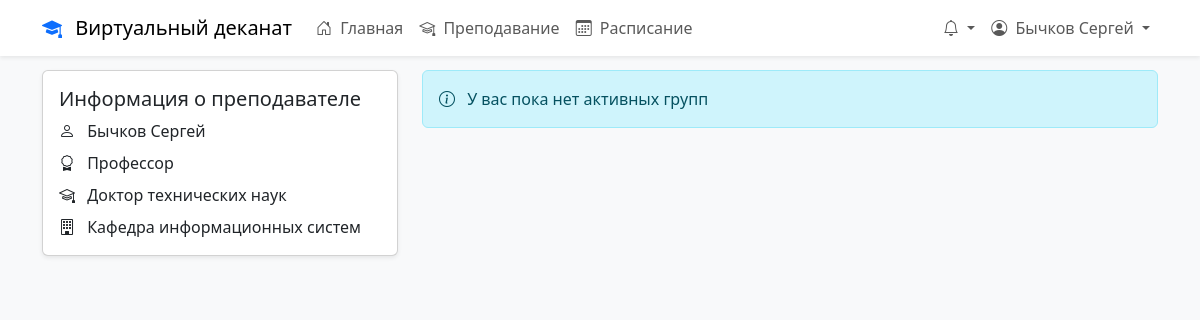
Screenshot of /teacher_attendance.php (signed in) with the database file from the repository.
### tables this page shows
CREATE TABLE IF NOT EXISTS `users` (
  `id` int NOT NULL AUTO_INCREMENT,
  `username` varchar(50) NOT NULL,
  `password` varchar(255) NOT NULL,
  `email` varchar(100) NOT NULL,
  `first_name` varchar(50) NOT NULL,
  `last_name` varchar(50) NOT NULL,
  `created_at` timestamp NULL DEFAULT CURRENT_TIMESTAMP,
  `last_login` timestamp NULL DEFAULT NULL,
  `is_active` tinyint(1) DEFAULT '1',
  `failed_attempts` int DEFAULT '0',
  `last_failed_attempt` timestamp NULL DEFAULT NULL,
  `reset_code` varchar(32) DEFAULT NULL,
  `reset_code_expires` timestamp NULL DEFAULT NULL,
  PRIMARY KEY (`id`),
  UNIQUE KEY `username` (`username`),
  UNIQUE KEY `email` (`email`)
);

CREATE TABLE IF NOT EXISTS `teachers` (
  `id` int NOT NULL AUTO_INCREMENT,
  `user_id` int NOT NULL,
  `department` varchar(100) NOT NULL,
  `position` varchar(50) NOT NULL,
  `academic_degree` varchar(50) DEFAULT NULL,
  `employment_date` date NOT NULL,
  `created_at` timestamp NULL DEFAULT CURRENT_TIMESTAMP,
  `department_id` int DEFAULT NULL,
  PRIMARY KEY (`id`),
  KEY `user_id` (`user_id`),
  KEY `department_id` (`department_id`)
);

CREATE TABLE IF NOT EXISTS `departments` (
  `id` int NOT NULL AUTO_INCREMENT,
  `faculty_id` int NOT NULL,
  `name` varchar(255) NOT NULL,
  `short_name` varchar(50) DEFAULT NULL,
  `description` text,
  `head_user_id` int DEFAULT NULL,
  `created_at` timestamp NULL DEFAULT CURRENT_TIMESTAMP,
  `updated_at` timestamp NULL DEFAULT CURRENT_TIMESTAMP ON UPDATE CURRENT_TIMESTAMP,
  `head_id` int DEFAULT NULL,
  `code` varchar(20) NOT NULL,
  PRIMARY KEY (`id`),
  KEY `faculty_id` (`faculty_id`),
  KEY `head_user_id` (`head_user_id`),
  KEY `head_id` (`head_id`)
);

### teacher_attendance.php (the view, shortened to what this page needs)
<?php
require_once 'config/database.php';
$user_id = $_SESSION['user_id'];
$sql = "SELECT
            t.id as teacher_id,
            t.position,
            t.academic_degree,
            t.department_id,
            d.name as department_name,
            CONCAT(u.last_name, ' ', u.first_name) as teacher_name
        FROM teachers t
        JOIN users u ON t.user_id = u.id
        LEFT JOIN departments d ON t.department_id = d.id
        WHERE t.user_id = ?";
$stmt = $conn->prepare($sql);
$stmt->bind_param('i', $user_id);
$stmt->execute();
$result = $stmt->get_result();
$teacher = $result->fetch_assoc();
$course_id = isset($_GET['course_id']) ? (int)$_GET['course_id'] : 0;
$group_id = isset($_GET['group_id']) ? (int)$_GET['group_id'] : 0;
if (!$course_id || !$group_id) {
    $sql = "SELECT DISTINCT
                c.id as course_id,
                c.name as course_name,
                c.code as course_code,
                g.id as group_id,
                g.name as group_name,
                g.year_of_study,
                (
                    SELECT COUNT(DISTINCT sg2.student_id)
                    FROM student_groups sg2
                    WHERE sg2.group_id = g.id AND sg2.status = 'active'
                ) as students_count,
                (
                    SELECT COUNT(DISTINCT l2.id)
                    FROM lessons l2
                    WHERE l2.course_id = c.id AND l2.group_id = g.id
                ) as lessons_count
            FROM lessons l
            JOIN courses c ON l.course_id = c.id
            JOIN `groups` g ON l.group_id = g.id
            WHERE l.teacher_id = ?
            AND c.status = 'active'
            ORDER BY g.name, c.name";
    $stmt = $conn->prepare($sql);
    $stmt->bind_param('i', $teacher['teacher_id']);
    $stmt->execute();
    $result = $stmt->get_result();
    $groups = $result->fetch_all(MYSQLI_ASSOC);
?>
<!DOCTYPE html>
<html lang="ru">
<head>
    <link href="https://cdn.jsdelivr.net/npm/bootstrap@5.3.0/dist/css/bootstrap.min.css" rel="stylesheet">
    <link href="https://cdn.jsdelivr.net/npm/bootstrap-icons@1.7.2/font/bootstrap-icons.css" rel="stylesheet">
</head>
<body class="bg-light">
    <?php include 'includes/navbar.php'; ?>
    <div class="container my-4">
        <div class="row">
            <div class="col-md-4 mb-4">
                <div class="card shadow-sm">
                    <div class="card-body">
                        <h5 class="card-title">Информация о преподавателе</h5>
                        <ul class="list-unstyled mb-0">
                            <li class="mb-2">
                                <i class="bi bi-person me-2"></i>
                                <?php echo htmlspecialchars($teacher['teacher_name'] ?? 'Не указано'); ?>
                            </li>
                            <li class="mb-2">
                                <i class="bi bi-award me-2"></i>
                                <?php echo htmlspecialchars($teacher['position'] ?? 'Не указано'); ?>
                            </li>
                            <li class="mb-2">
                                <i class="bi bi-mortarboard me-2"></i>
                                <?php echo htmlspecialchars($teacher['academic_degree'] ?? 'Не указано'); ?>
                            </li>
                            <li>
                                <i class="bi bi-building me-2"></i>
                                <?php echo htmlspecialchars($teacher['department_name'] ?? 'Не указано'); ?>
                            </li>
                        </ul>
                    </div>
                </div>
            </div>
            <div class="col-md-8">
                <?php if (empty($groups)): ?>
                    <div class="alert alert-info">
                        <i class="bi bi-info-circle me-2"></i>
                        У вас пока нет активных групп
                    </div>
                <?php endif; ?>
            </div>
        </div>
    </div>
</body>
</html>
<?php
    exit;
}
?>
    <?php include 'includes/navbar.php'; ?>

### includes/navbar.php (shortened to what this page needs)
<?php
$currentUserId = $_SESSION['user_id'] ?? null;
if ($currentUserId) {
    try {
        $db = new PDO("mysql:host=" . DB_HOST . ";dbname=" . DB_NAME, DB_USER, DB_PASS);
        $db->setAttribute(PDO::ATTR_ERRMODE, PDO::ERRMODE_EXCEPTION);
        $stmt = $db->prepare("SELECT first_name, last_name FROM users WHERE id = :user_id");
        $stmt->execute(['user_id' => $currentUserId]);
        $currentUser = $stmt->fetch(PDO::FETCH_ASSOC);
    } catch (PDOException $e) {
        $currentUser = [
            'first_name' => $_SESSION['first_name'] ?? 'Пользователь',
            'last_name' => $_SESSION['last_name'] ?? ''
        ];
    }
}
?>
<nav class="navbar navbar-expand-lg navbar-light bg-white shadow-sm fixed-top">
    <div class="container">
        <a class="navbar-brand" href="dashboard.php">
            <i class="bi bi-mortarboard-fill text-primary me-2"></i>
            <?php echo APP_NAME; ?>
        </a>
        <div class="collapse navbar-collapse" id="navbarNav">
            <ul class="navbar-nav me-auto">
                <?php if ($_SESSION['role_id'] == ROLE_ADMIN): ?>
                    <li class="nav-item">
                        <a class="nav-link <?php echo basename($_SERVER['PHP_SELF']) == 'dashboard.php' ? 'active' : ''; ?>"
                           href="dashboard.php">
                            <i class="bi bi-house-door me-1"></i>
                            Главная
                        </a>
                    </li>
                    <li class="nav-item">
                        <a class="nav-link <?php echo basename($_SERVER['PHP_SELF']) == 'users.php' ? 'active' : ''; ?>"
                           href="users.php">
                            <i class="bi bi-people me-1"></i>
                            Пользователи
                        </a>
                    </li>
                    <li class="nav-item">
                        <a class="nav-link <?php echo basename($_SERVER['PHP_SELF']) == 'departments.php' ? 'active' : ''; ?>"
                           href="departments.php">
                            <i class="bi bi-building me-1"></i>
                            Кафедры
                        </a>
                    </li>
                <?php elseif ($_SESSION['role_id'] == ROLE_TEACHER): ?>
                    <li class="nav-item">
                        <a class="nav-link <?php echo basename($_SERVER['PHP_SELF']) == 'dashboard.php' ? 'active' : ''; ?>"
                           href="dashboard.php">
                            <i class="bi bi-house-door me-1"></i>
                            Главная
                        </a>
                    </li>
                    <li class="nav-item">
                        <a class="nav-link <?php echo basename($_SERVER['PHP_SELF']) == 'teacher_courses.php' ? 'active' : ''; ?>"
                           href="teacher_courses.php">
                            <i class="bi bi-mortarboard me-1"></i>
                            Преподавание
                        </a>
                    </li>
                    <li class="nav-item">
                        <a class="nav-link <?php echo basename($_SERVER['PHP_SELF']) == 'teacher_schedule.php' ? 'active' : ''; ?>"
                           href="teacher_schedule.php">
                            <i class="bi bi-calendar3 me-1"></i>
                            Расписание
                        </a>
                    </li>
                <?php endif; ?>
            </ul>
            <ul class="navbar-nav">
                <li class="nav-item dropdown">
                    <a class="nav-link dropdown-toggle position-relative" href="#" id="notificationsDropdown"
                       role="button" data-bs-toggle="dropdown">
                        <i class="bi bi-bell"></i>
                    </a>
                </li>
                <li class="nav-item dropdown">
                    <a class="nav-link dropdown-toggle" href="#" id="userDropdown" role="button" data-bs-toggle="dropdown">
                        <i class="bi bi-person-circle me-1"></i>
                        <?php echo htmlspecialchars($currentUser['last_name'] . ' ' . $currentUser['first_name']); ?>
                    </a>
                </li>
            </ul>
        </div>
    </div>
</nav>

### rows the page displays
users: last_name+first_name "Бычков Сергей"
teachers: position "Профессор", academic_degree "Доктор технических наук", department.name "Кафедра информационных систем"

### other values shown
APP_NAME "Виртуальный деканат"
$teacher['teacher_name'] "Бычков Сергей"
